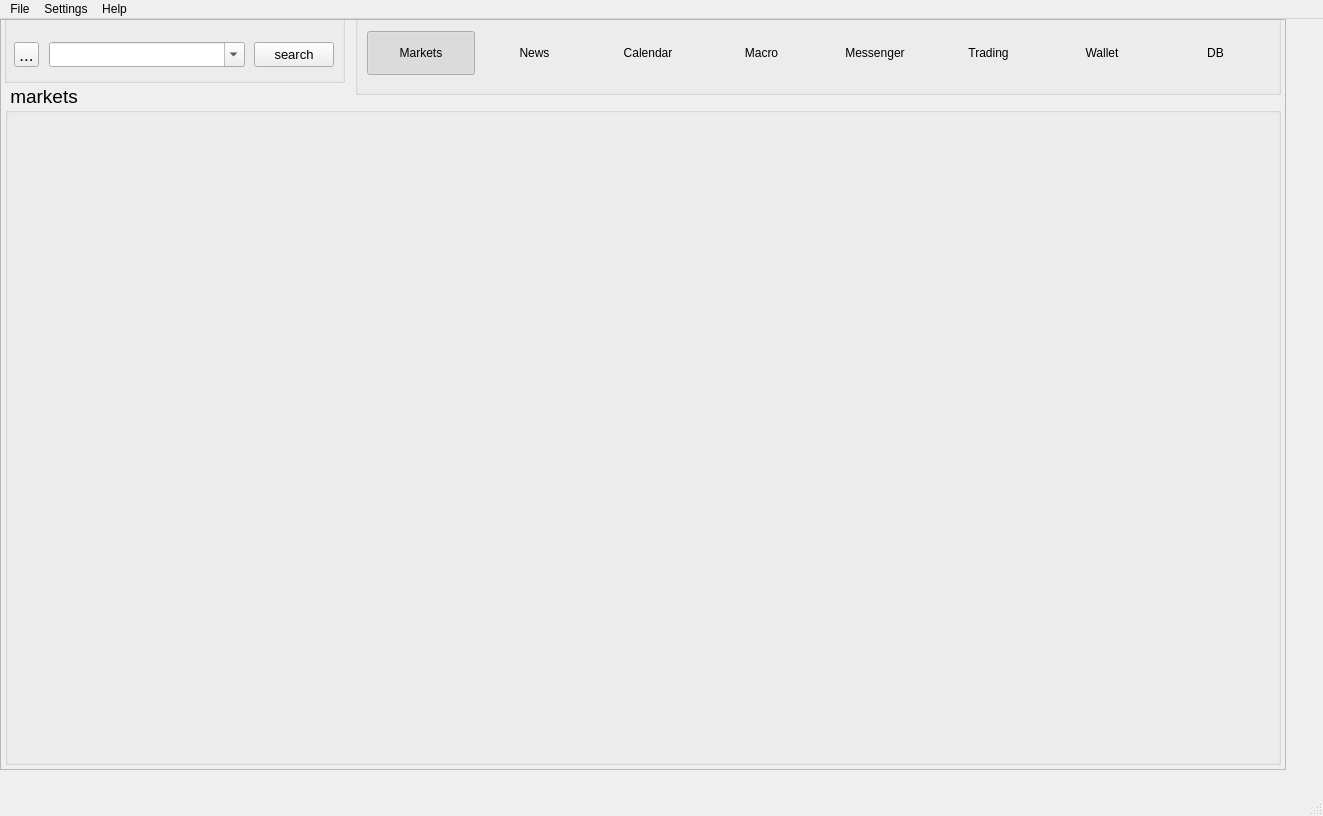
<?xml version="1.0" encoding="UTF-8"?>
<ui version="4.0">
 <class>MainWindow</class>
 <widget class="QMainWindow" name="MainWindow">
  <property name="geometry">
   <rect>
    <x>0</x>
    <y>0</y>
    <width>1323</width>
    <height>816</height>
   </rect>
  </property>
  <property name="windowTitle">
   <string>MainWindow</string>
  </property>
  <widget class="QWidget" name="centralwidget">
   <widget class="QFrame" name="frame">
    <property name="geometry">
     <rect>
      <x>0</x>
      <y>0</y>
      <width>1286</width>
      <height>751</height>
     </rect>
    </property>
    <property name="frameShape">
     <enum>QFrame::StyledPanel</enum>
    </property>
    <property name="frameShadow">
     <enum>QFrame::Raised</enum>
    </property>
    <widget class="QGroupBox" name="groupBox">
     <property name="geometry">
      <rect>
       <x>355</x>
       <y>-10</y>
       <width>926</width>
       <height>86</height>
      </rect>
     </property>
     <property name="title">
      <string/>
     </property>
     <layout class="QGridLayout" name="gridLayout">
      <item row="0" column="8">
       <widget class="QPushButton" name="pushButton_8">
        <property name="minimumSize">
         <size>
          <width>0</width>
          <height>44</height>
         </size>
        </property>
        <property name="maximumSize">
         <size>
          <width>140</width>
          <height>16777215</height>
         </size>
        </property>
        <property name="text">
         <string>Wallet</string>
        </property>
        <property name="checkable">
         <bool>true</bool>
        </property>
        <property name="autoExclusive">
         <bool>true</bool>
        </property>
        <property name="flat">
         <bool>true</bool>
        </property>
       </widget>
      </item>
      <item row="0" column="4">
       <widget class="QPushButton" name="pushButton_5">
        <property name="sizePolicy">
         <sizepolicy hsizetype="Minimum" vsizetype="Fixed">
          <horstretch>0</horstretch>
          <verstretch>3</verstretch>
         </sizepolicy>
        </property>
        <property name="minimumSize">
         <size>
          <width>0</width>
          <height>44</height>
         </size>
        </property>
        <property name="maximumSize">
         <size>
          <width>140</width>
          <height>16777215</height>
         </size>
        </property>
        <property name="text">
         <string>Macro</string>
        </property>
        <property name="checkable">
         <bool>true</bool>
        </property>
        <property name="checked">
         <bool>false</bool>
        </property>
        <property name="autoExclusive">
         <bool>true</bool>
        </property>
        <property name="flat">
         <bool>true</bool>
        </property>
       </widget>
      </item>
      <item row="0" column="0">
       <widget class="QPushButton" name="pushButton">
        <property name="sizePolicy">
         <sizepolicy hsizetype="Minimum" vsizetype="Fixed">
          <horstretch>0</horstretch>
          <verstretch>3</verstretch>
         </sizepolicy>
        </property>
        <property name="minimumSize">
         <size>
          <width>0</width>
          <height>44</height>
         </size>
        </property>
        <property name="maximumSize">
         <size>
          <width>140</width>
          <height>16777215</height>
         </size>
        </property>
        <property name="text">
         <string>Markets</string>
        </property>
        <property name="checkable">
         <bool>true</bool>
        </property>
        <property name="checked">
         <bool>true</bool>
        </property>
        <property name="autoExclusive">
         <bool>true</bool>
        </property>
        <property name="flat">
         <bool>true</bool>
        </property>
       </widget>
      </item>
      <item row="0" column="5">
       <widget class="QPushButton" name="pushButton_4">
        <property name="minimumSize">
         <size>
          <width>0</width>
          <height>44</height>
         </size>
        </property>
        <property name="maximumSize">
         <size>
          <width>140</width>
          <height>16777215</height>
         </size>
        </property>
        <property name="text">
         <string>Messenger</string>
        </property>
        <property name="checkable">
         <bool>true</bool>
        </property>
        <property name="autoExclusive">
         <bool>true</bool>
        </property>
        <property name="flat">
         <bool>true</bool>
        </property>
       </widget>
      </item>
      <item row="0" column="2">
       <widget class="QPushButton" name="pushButton_2">
        <property name="minimumSize">
         <size>
          <width>0</width>
          <height>44</height>
         </size>
        </property>
        <property name="maximumSize">
         <size>
          <width>140</width>
          <height>16777215</height>
         </size>
        </property>
        <property name="text">
         <string>News</string>
        </property>
        <property name="checkable">
         <bool>true</bool>
        </property>
        <property name="autoRepeat">
         <bool>false</bool>
        </property>
        <property name="autoExclusive">
         <bool>true</bool>
        </property>
        <property name="flat">
         <bool>true</bool>
        </property>
       </widget>
      </item>
      <item row="0" column="3">
       <widget class="QPushButton" name="pushButton_42">
        <property name="minimumSize">
         <size>
          <width>0</width>
          <height>44</height>
         </size>
        </property>
        <property name="maximumSize">
         <size>
          <width>140</width>
          <height>16777215</height>
         </size>
        </property>
        <property name="text">
         <string>Calendar</string>
        </property>
        <property name="checkable">
         <bool>true</bool>
        </property>
        <property name="autoExclusive">
         <bool>true</bool>
        </property>
        <property name="flat">
         <bool>true</bool>
        </property>
       </widget>
      </item>
      <item row="0" column="6">
       <widget class="QPushButton" name="pushButton_3">
        <property name="minimumSize">
         <size>
          <width>0</width>
          <height>44</height>
         </size>
        </property>
        <property name="maximumSize">
         <size>
          <width>140</width>
          <height>16777215</height>
         </size>
        </property>
        <property name="text">
         <string>Trading</string>
        </property>
        <property name="checkable">
         <bool>true</bool>
        </property>
        <property name="autoExclusive">
         <bool>true</bool>
        </property>
        <property name="flat">
         <bool>true</bool>
        </property>
       </widget>
      </item>
      <item row="0" column="9">
       <widget class="QPushButton" name="pushButton_9">
        <property name="minimumSize">
         <size>
          <width>0</width>
          <height>44</height>
         </size>
        </property>
        <property name="maximumSize">
         <size>
          <width>140</width>
          <height>16777215</height>
         </size>
        </property>
        <property name="text">
         <string>DB</string>
        </property>
        <property name="checkable">
         <bool>true</bool>
        </property>
        <property name="autoExclusive">
         <bool>true</bool>
        </property>
        <property name="flat">
         <bool>true</bool>
        </property>
       </widget>
      </item>
     </layout>
    </widget>
    <widget class="QGroupBox" name="groupBox_3">
     <property name="geometry">
      <rect>
       <x>4</x>
       <y>-12</y>
       <width>341</width>
       <height>76</height>
      </rect>
     </property>
     <property name="font">
      <font>
       <pointsize>13</pointsize>
      </font>
     </property>
     <property name="title">
      <string/>
     </property>
     <widget class="QPushButton" name="pushButton_7">
      <property name="geometry">
       <rect>
        <x>250</x>
        <y>35</y>
        <width>80</width>
        <height>25</height>
       </rect>
      </property>
      <property name="font">
       <font>
        <pointsize>10</pointsize>
       </font>
      </property>
      <property name="text">
       <string>search</string>
      </property>
     </widget>
     <widget class="QToolButton" name="toolButton">
      <property name="geometry">
       <rect>
        <x>10</x>
        <y>35</y>
        <width>25</width>
        <height>25</height>
       </rect>
      </property>
      <property name="text">
       <string>...</string>
      </property>
     </widget>
     <widget class="QComboBox" name="comboBox">
      <property name="geometry">
       <rect>
        <x>45</x>
        <y>35</y>
        <width>196</width>
        <height>25</height>
       </rect>
      </property>
      <property name="editable">
       <bool>true</bool>
      </property>
     </widget>
    </widget>
    <widget class="QGroupBox" name="groupBox_4">
     <property name="geometry">
      <rect>
       <x>5</x>
       <y>65</y>
       <width>1276</width>
       <height>681</height>
      </rect>
     </property>
     <property name="font">
      <font>
       <pointsize>14</pointsize>
      </font>
     </property>
     <property name="title">
      <string> markets</string>
     </property>
    </widget>
   </widget>
  </widget>
  <widget class="QMenuBar" name="menubar">
   <property name="geometry">
    <rect>
     <x>0</x>
     <y>0</y>
     <width>1323</width>
     <height>22</height>
    </rect>
   </property>
   <widget class="QMenu" name="menuFile">
    <property name="title">
     <string>File</string>
    </property>
   </widget>
   <widget class="QMenu" name="menuSetting">
    <property name="title">
     <string>Settings</string>
    </property>
   </widget>
   <widget class="QMenu" name="menuHelp">
    <property name="title">
     <string>Help</string>
    </property>
   </widget>
   <addaction name="menuFile"/>
   <addaction name="menuSetting"/>
   <addaction name="menuHelp"/>
  </widget>
  <widget class="QStatusBar" name="statusbar"/>
 </widget>
 <resources/>
 <connections/>
</ui>
